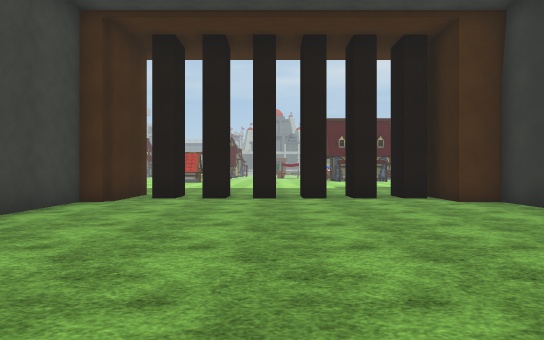
[1] (above)

24 first-person views from a walk through a Unity game level. The camera is 1.2 m above the floor, looks level and sees 70° across. The floor is counted in squares, 1.62 m on a side. Each view is taken from the middle of a square. On the plan, view 1 faces up. The plan holds only what a view shows up to about 12 squares ahead; the rest is blank. The place goes on beyond the plan. Flat ground stands in for the terrain. The player character is not drawn. Some animated figures are left out. Surface patterns are stand-ins for the level's own textures.

[2]
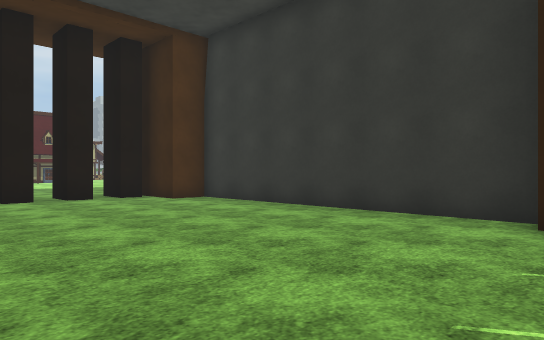

[3]
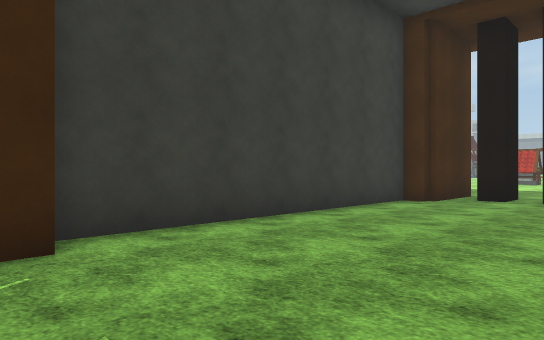

[4]
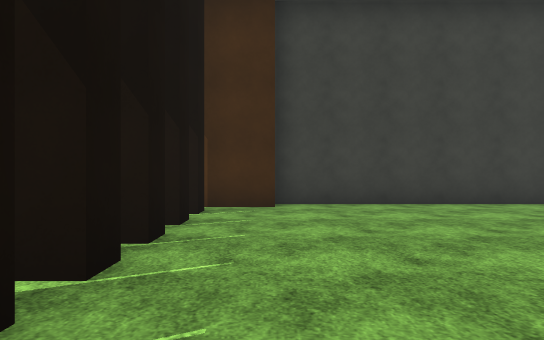

[5]
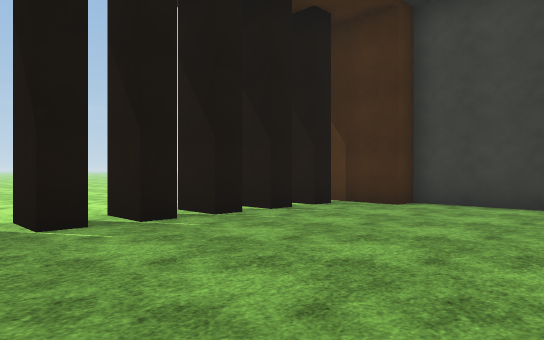

[6]
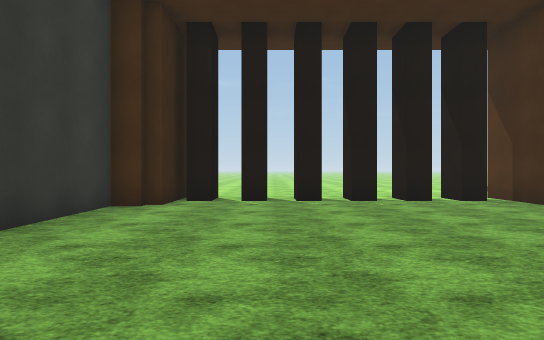

[7]
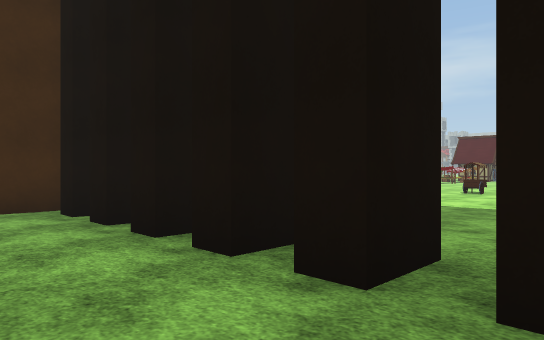

[8]
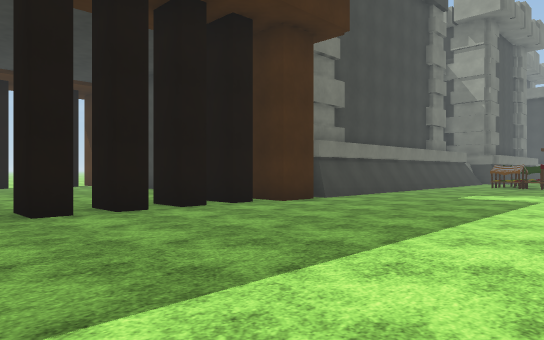

[9]
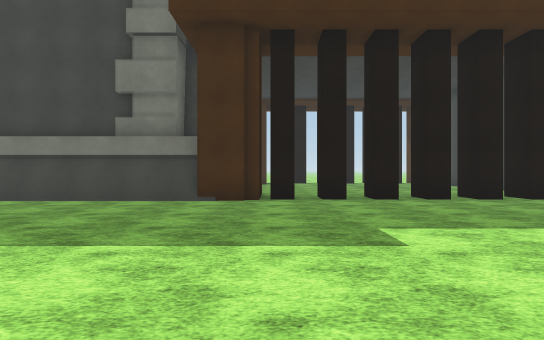

[10]
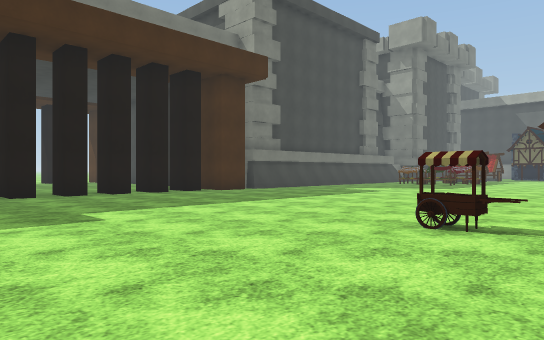

[11]
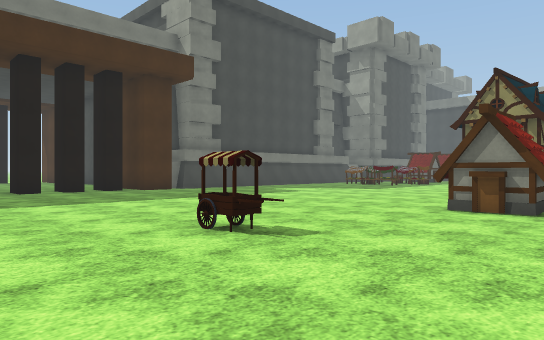

[12]
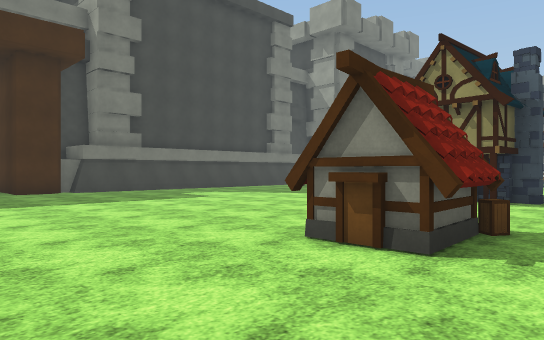

[13]
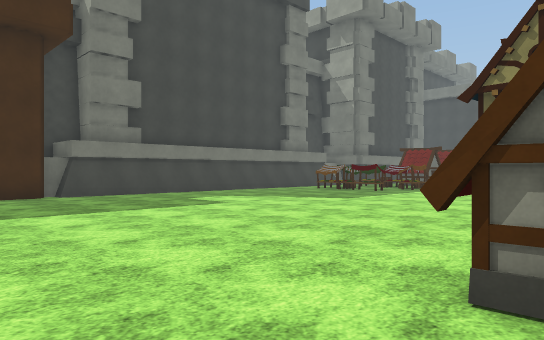

[14]
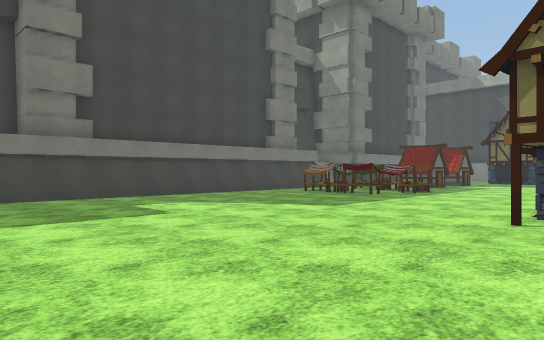

[15]
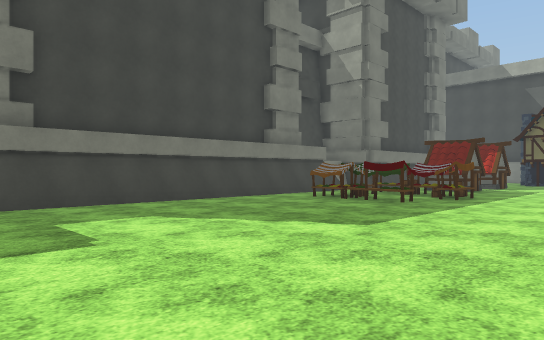

[16]
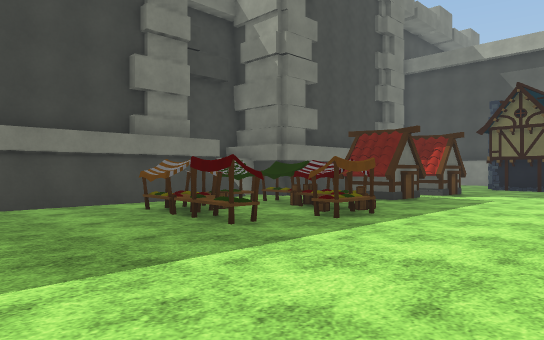

[17]
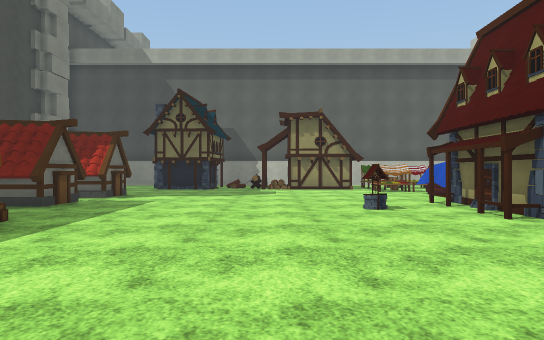

[18]
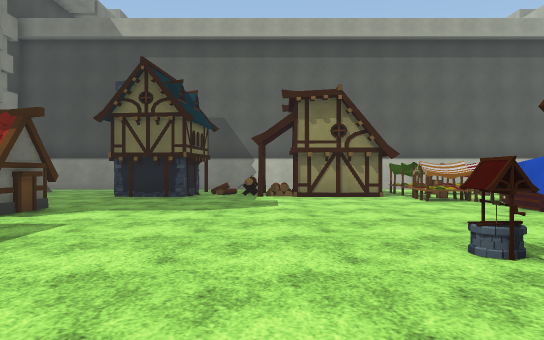

[19]
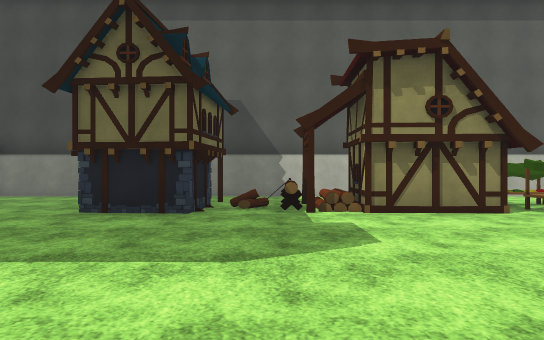

[20]
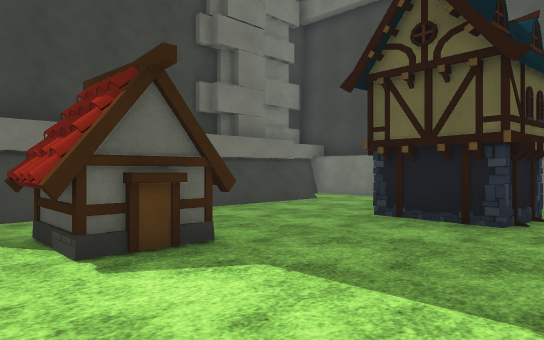

[21]
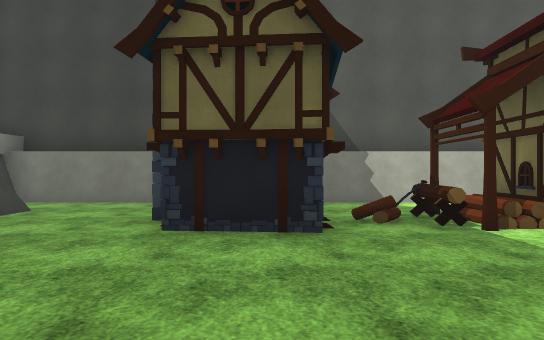

[22]
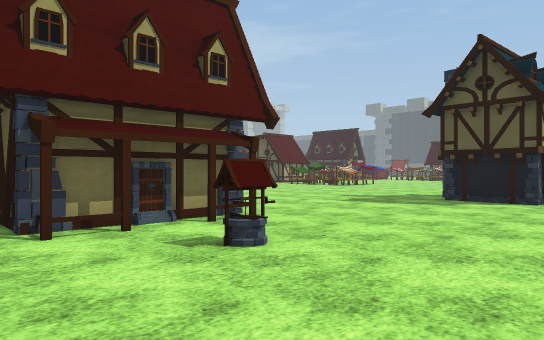

[23]
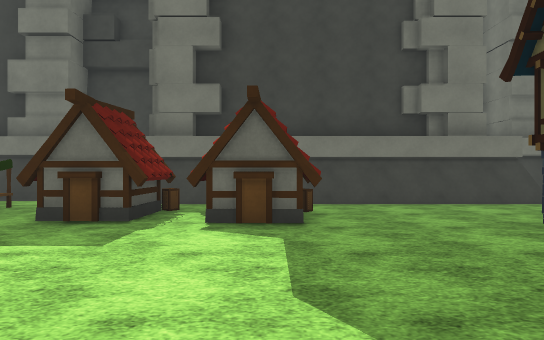

[24]
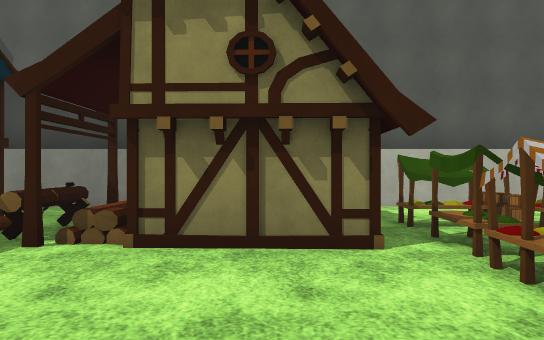

### Floor plan
Key: @ floor where view 1 was taken; # wall or solid block; . floor; = window, fence, low wall or low ledge; ^ raised ledge; O other object.
Columns run from 31 left of view 1 to 9 right of it. Each row starts with its distance up from view 1.
 25 #.#^.=^OOOO  O.......      .. ... .
 24 #.#^^^^....OOO...........##.......
 23 #   #..............OO.....#........ .
 22 #   #.......O......OO   ..#....O....
 21 #  ##..............OO..........O.....
 20 #..##................................
 19 #..=..................................
 18 #..OO.................................
 17 #  OO..................................
 16 #  OO.........^^#.......................
 15 #.......####.^^ ^.......................
 14 #.......#.##.^=^^........................
 13 #..............#^........................
 12 #.###########............................
 11 ###        ###################.###.######
 10                            ###.###.##
  9                           ##........##
  8                           #..........#
  7                           #..........#
  6                           #..........#
  5                           #..........#
  4                           #..........#
  3                           #..........#
  2                           #..........#
  1                           ##........##
  0                            #...@....#
 -1                            ##..##..##
 -2                               .....
 -3                                ....
 -4                                ...

Positions as (right, up) in squares from view 1, and headings:
1: (0, 0), facing up
2: (-1, 0), facing up-right
3: (0, 0), facing up-left
4: (4, 1), facing left
5: (4, 5), facing down-left
6: (2, 9), facing down
7: (4, 8), facing up-left
8: (3, 18), facing down-left
9: (4, 21), facing down
10: (5, 23), facing down-left
11: (3, 25), facing down-left
12: (-1, 25), facing down-left
13: (-2, 23), facing down-left
14: (-4, 22), facing down-left
15: (-6, 20), facing down-left
16: (-11, 20), facing down-left
17: (-12, 20), facing left
18: (-16, 20), facing left
19: (-20, 19), facing left
20: (-21, 19), facing down-left
21: (-22, 17), facing left
22: (-22, 19), facing up-right
23: (-23, 21), facing down
24: (-23, 22), facing left
